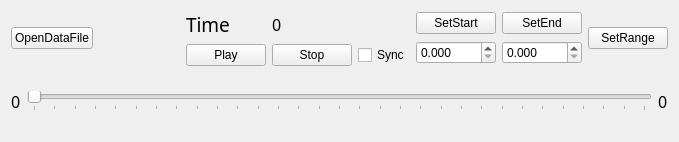
<?xml version="1.0" encoding="UTF-8"?>
<ui version="4.0">
 <class>sdpPlayerWidget</class>
 <widget class="QWidget" name="sdpPlayerWidget">
  <property name="geometry">
   <rect>
    <x>0</x>
    <y>0</y>
    <width>679</width>
    <height>142</height>
   </rect>
  </property>
  <property name="windowTitle">
   <string>Form</string>
  </property>
  <layout class="QVBoxLayout" name="verticalLayout_2">
   <item>
    <layout class="QVBoxLayout" name="verticalLayout">
     <item>
      <layout class="QHBoxLayout" name="horizontalLayout_3">
       <item>
        <widget class="QPushButton" name="OpenFileButton">
         <property name="text">
          <string>OpenDataFile</string>
         </property>
        </widget>
       </item>
       <item>
        <spacer name="horizontalSpacer">
         <property name="orientation">
          <enum>Qt::Horizontal</enum>
         </property>
         <property name="sizeHint" stdset="0">
          <size>
           <width>40</width>
           <height>20</height>
          </size>
         </property>
        </spacer>
       </item>
       <item>
        <layout class="QGridLayout" name="gridLayout_2">
         <item row="1" column="0">
          <widget class="QPushButton" name="PlayButton">
           <property name="text">
            <string>Play</string>
           </property>
          </widget>
         </item>
         <item row="1" column="1">
          <widget class="QPushButton" name="StopButton">
           <property name="text">
            <string>Stop</string>
           </property>
          </widget>
         </item>
         <item row="1" column="2">
          <widget class="QCheckBox" name="SyncCheck">
           <property name="enabled">
            <bool>true</bool>
           </property>
           <property name="text">
            <string>Sync</string>
           </property>
           <property name="checked">
            <bool>false</bool>
           </property>
          </widget>
         </item>
         <item row="0" column="1">
          <widget class="QLabel" name="TimeLabel">
           <property name="font">
            <font>
             <family>AlArabiya</family>
             <pointsize>12</pointsize>
            </font>
           </property>
           <property name="text">
            <string>0</string>
           </property>
          </widget>
         </item>
         <item row="0" column="0">
          <widget class="QLabel" name="label_4">
           <property name="font">
            <font>
             <family>AlArabiya</family>
             <pointsize>14</pointsize>
            </font>
           </property>
           <property name="layoutDirection">
            <enum>Qt::LeftToRight</enum>
           </property>
           <property name="text">
            <string>Time</string>
           </property>
          </widget>
         </item>
        </layout>
       </item>
       <item>
        <layout class="QHBoxLayout" name="horizontalLayout_2">
         <item>
          <layout class="QGridLayout" name="gridLayout">
           <item row="1" column="1">
            <widget class="QDoubleSpinBox" name="SaveEndSpin">
             <property name="decimals">
              <number>3</number>
             </property>
            </widget>
           </item>
           <item row="0" column="0">
            <widget class="QPushButton" name="SetSaveStartButton">
             <property name="text">
              <string>SetStart</string>
             </property>
            </widget>
           </item>
           <item row="0" column="1">
            <widget class="QPushButton" name="SetSaveEndButton">
             <property name="text">
              <string>SetEnd</string>
             </property>
            </widget>
           </item>
           <item row="1" column="0">
            <widget class="QDoubleSpinBox" name="SaveStartSpin">
             <property name="decimals">
              <number>3</number>
             </property>
            </widget>
           </item>
          </layout>
         </item>
        </layout>
       </item>
       <item>
        <widget class="QPushButton" name="SetRangeButton">
         <property name="text">
          <string>SetRange</string>
         </property>
        </widget>
       </item>
      </layout>
     </item>
     <item>
      <layout class="QHBoxLayout" name="horizontalLayout">
       <item>
        <widget class="QLabel" name="TimeStartLabel">
         <property name="font">
          <font>
           <family>AlArabiya</family>
           <pointsize>12</pointsize>
          </font>
         </property>
         <property name="text">
          <string>0</string>
         </property>
        </widget>
       </item>
       <item>
        <widget class="QSlider" name="TimeSlider">
         <property name="minimum">
          <number>0</number>
         </property>
         <property name="maximum">
          <number>300</number>
         </property>
         <property name="orientation">
          <enum>Qt::Horizontal</enum>
         </property>
         <property name="tickPosition">
          <enum>QSlider::TicksBelow</enum>
         </property>
         <property name="tickInterval">
          <number>10</number>
         </property>
        </widget>
       </item>
       <item>
        <widget class="QLabel" name="TimeEndLabel">
         <property name="font">
          <font>
           <family>AlArabiya</family>
           <pointsize>12</pointsize>
          </font>
         </property>
         <property name="text">
          <string>0</string>
         </property>
        </widget>
       </item>
      </layout>
     </item>
    </layout>
   </item>
  </layout>
 </widget>
 <resources/>
 <connections/>
</ui>
